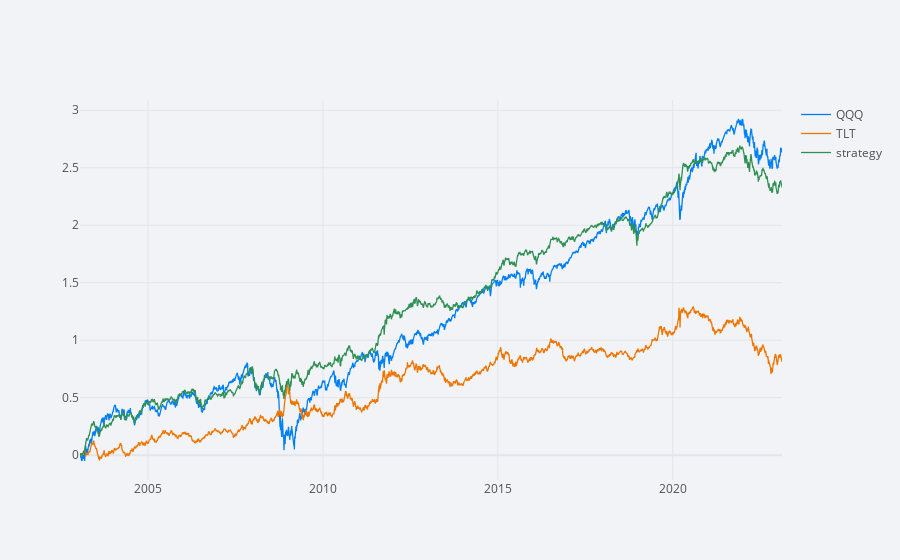

The notebook cell this image was saved under:
### Code cell
np.log(index_values(res_df[[Ticker, Ticker_bm, 'strategy']])).iplot()

### Figure 1 — Plotly figure (JSON) as saved in the notebook; plotly's stock layout.template omitted (floating-point values rounded to 4 significant figures; data arrays with more than 128 entries replaced by an {"elided": "..."} marker saying what was removed)
{"data": [{"line": {"color": "rgba(0, 128, 240, 1.0)", "dash": "solid", "shape": "linear", "width": 1.3}, "mode": "lines", "name": "QQQ", "text": "", "type": "scatter", "x": {"elided": "5055 str values"}, "y": {"elided": "5055 float values"}}, {"line": {"color": "rgba(238, 118, 0, 1.0)", "dash": "solid", "shape": "linear", "width": 1.3}, "mode": "lines", "name": "TLT", "text": "", "type": "scatter", "x": {"elided": "5055 str values"}, "y": {"elided": "5055 float values"}}, {"line": {"color": "rgba(48, 144, 84, 1.0)", "dash": "solid", "shape": "linear", "width": 1.3}, "mode": "lines", "name": "strategy", "text": "", "type": "scatter", "x": {"elided": "5055 str values"}, "y": {"elided": "5055 float values"}}], "layout": {"legend": {"bgcolor": "#F2F3F7", "font": {"color": "#505050"}}, "paper_bgcolor": "#F2F3F7", "plot_bgcolor": "#F2F3F7", "title": {"font": {"color": "#484848"}}, "xaxis": {"gridcolor": "#E1E5ED", "showgrid": true, "tickfont": {"color": "#505050"}, "title": {"font": {"color": "#505050"}, "text": ""}, "zerolinecolor": "#E1E5ED"}, "yaxis": {"gridcolor": "#E1E5ED", "showgrid": true, "tickfont": {"color": "#505050"}, "title": {"font": {"color": "#505050"}, "text": ""}, "zerolinecolor": "#E1E5ED"}}}
